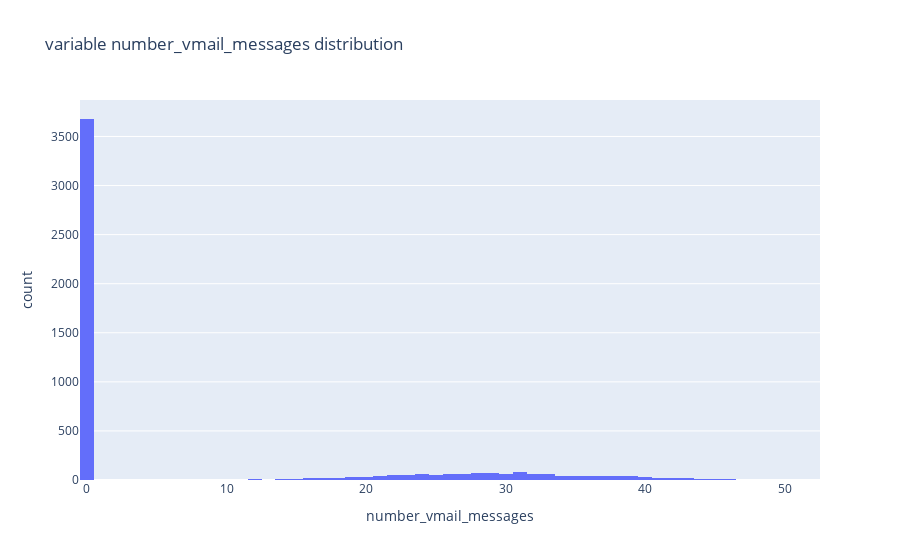

Write notebook code for a chart like this one.
### Markdown cell above
- number_vmail_messages y number_customer_service_calls:

### Code cell
px.histogram(data, x='number_vmail_messages', title='variable number_vmail_messages distribution')

### Figure 1 — Plotly figure (JSON) as saved in the notebook; plotly's stock layout.template omitted (floating-point values rounded to 4 significant figures; data arrays with more than 128 entries replaced by an {"elided": "..."} marker saying what was removed)
{"data": [{"bingroup": "x", "hovertemplate": "number_vmail_messages=%{x}<br>count=%{y}<extra></extra>", "legendgroup": "", "marker": {"color": "#636efa", "pattern": {"shape": ""}}, "name": "", "orientation": "v", "showlegend": false, "type": "histogram", "x": {"elided": "5000 int values"}, "xaxis": "x", "yaxis": "y"}], "layout": {"barmode": "relative", "legend": {"tracegroupgap": 0}, "title": {"text": "variable number_vmail_messages distribution"}, "xaxis": {"anchor": "y", "domain": [0, 1], "title": {"text": "number_vmail_messages"}}, "yaxis": {"anchor": "x", "domain": [0, 1], "title": {"text": "count"}}}}
